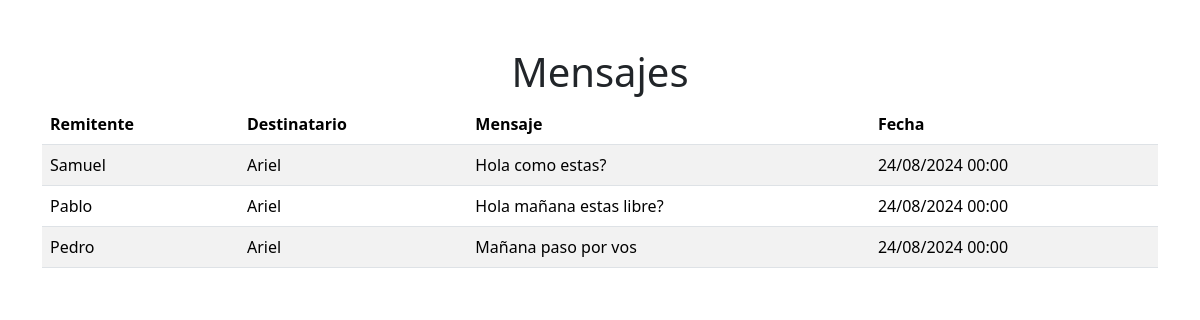
/mensajes/recibidos/, run on an earlier commit of the app's database.
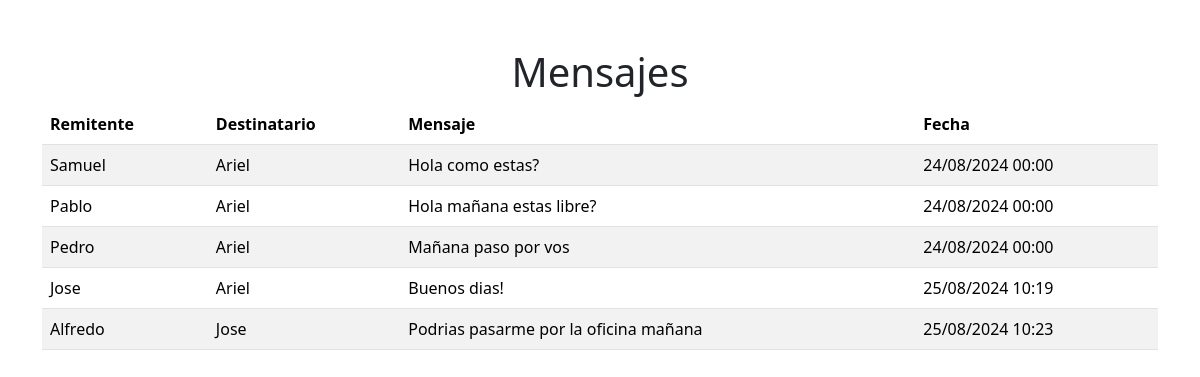
And on a later commit of the database.
### mensajes/models.py (models this page shows, shortened)
class Mensaje(models.Model):
    remitente = models.CharField(max_length=255)
    destinatario = models.CharField(max_length=255)
    texto = models.TextField()
    fecha_hora = models.DateTimeField(default=timezone.now)

### mensajes/views.py (the view)
# urls.py: path('recibidos/', ver_mensajes, name='ver_mensajes'),
def ver_mensajes(request):
    mensajes_recibidos = Mensaje.objects.all().order_by('fecha_hora')
    return render(request, 'mensajes/recibidos.html',{'mensajes' : mensajes_recibidos})

### mensajes/templates/mensajes/recibidos.html (shortened to what this page needs)
<!DOCTYPE html>
<html lang="es">
<head>
    <link href="https://cdn.jsdelivr.net/npm/bootstrap@5.3.3/dist/css/bootstrap.min.css" rel="stylesheet">
</head>
<body>
    <div class="container mt-5">
        <h1 class="text-center">Mensajes</h1>
        <table class="table table-striped">
            <thead>
                <tr>
                    <th>Remitente</th>
                    <th>Destinatario</th>
                    <th>Mensaje</th>
                    <th>Fecha</th>
                </tr>
            </thead>
            <tbody>
                {% for mensaje in mensajes %}
                <tr>
                    <td>{{ mensaje.remitente }}</td>
                    <td>{{ mensaje.destinatario}}</td>
                    <td>{{ mensaje.texto }}</td>
                    <td>{{ mensaje.fecha_hora|date:"d/m/Y H:i" }}</td>
                </tr>
                {% empty %}
                <tr>
                    <td colspan="4" class="text-center">No hay mensajes disponibles.</td>
                </tr>
                {% endfor %}
            </tbody>
        </table>
    </div>
</body>
</html>

What changed in the data, as far as the page shows it:
added Mensaje: remitente "Jose", destinatario "Ariel", texto "Buenos dias!", fecha_hora "25/08/2024 10:19"
added Mensaje: remitente "Alfredo", destinatario "Jose", texto "Podrias pasarme por la oficina mañana", fecha_hora "25/08/2024 10:23"
